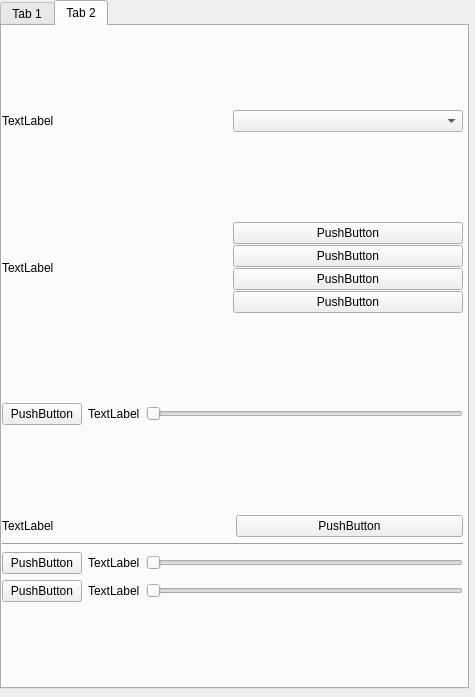
<?xml version="1.0" encoding="UTF-8"?>
<ui version="4.0">
 <class>MainWindow</class>
 <widget class="QMainWindow" name="MainWindow">
  <property name="geometry">
   <rect>
    <x>0</x>
    <y>0</y>
    <width>475</width>
    <height>697</height>
   </rect>
  </property>
  <property name="windowTitle">
   <string>MainWindow</string>
  </property>
  <widget class="QWidget" name="centralwidget">
   <property name="sizePolicy">
    <sizepolicy hsizetype="Expanding" vsizetype="Expanding">
     <horstretch>0</horstretch>
     <verstretch>0</verstretch>
    </sizepolicy>
   </property>
   <widget class="QTabWidget" name="tabWidget">
    <property name="geometry">
     <rect>
      <x>0</x>
      <y>0</y>
      <width>469</width>
      <height>689</height>
     </rect>
    </property>
    <property name="currentIndex">
     <number>1</number>
    </property>
    <widget class="QWidget" name="tab">
     <attribute name="title">
      <string>Tab 1</string>
     </attribute>
    </widget>
    <widget class="QWidget" name="tab_2">
     <attribute name="title">
      <string>Tab 2</string>
     </attribute>
     <widget class="QWidget" name="verticalLayoutWidget_2">
      <property name="geometry">
       <rect>
        <x>0</x>
        <y>0</y>
        <width>461</width>
        <height>661</height>
       </rect>
      </property>
      <layout class="QVBoxLayout" name="verticalLayout_5" stretch="1,2,1,2">
       <item>
        <layout class="QHBoxLayout" name="horizontalLayout_4">
         <property name="spacing">
          <number>1</number>
         </property>
         <item>
          <widget class="QLabel" name="label_4">
           <property name="text">
            <string>TextLabel</string>
           </property>
          </widget>
         </item>
         <item>
          <widget class="QComboBox" name="comboBox_2"/>
         </item>
        </layout>
       </item>
       <item>
        <layout class="QHBoxLayout" name="horizontalLayout_5">
         <property name="spacing">
          <number>1</number>
         </property>
         <item>
          <widget class="QLabel" name="label_5">
           <property name="text">
            <string>TextLabel</string>
           </property>
          </widget>
         </item>
         <item>
          <layout class="QVBoxLayout" name="verticalLayout_6">
           <item>
            <widget class="QPushButton" name="pushButton_6">
             <property name="text">
              <string>PushButton</string>
             </property>
            </widget>
           </item>
           <item>
            <widget class="QPushButton" name="pushButton_7">
             <property name="text">
              <string>PushButton</string>
             </property>
            </widget>
           </item>
           <item>
            <widget class="QPushButton" name="pushButton_8">
             <property name="text">
              <string>PushButton</string>
             </property>
            </widget>
           </item>
           <item>
            <widget class="QPushButton" name="pushButton_9">
             <property name="text">
              <string>PushButton</string>
             </property>
            </widget>
           </item>
          </layout>
         </item>
        </layout>
       </item>
       <item>
        <layout class="QHBoxLayout" name="horizontalLayout_6">
         <item>
          <widget class="QPushButton" name="pushButton_10">
           <property name="text">
            <string>PushButton</string>
           </property>
          </widget>
         </item>
         <item>
          <widget class="QLabel" name="label_6">
           <property name="text">
            <string>TextLabel</string>
           </property>
          </widget>
         </item>
         <item>
          <widget class="QSlider" name="horizontalSlider_2">
           <property name="acceptDrops">
            <bool>false</bool>
           </property>
           <property name="orientation">
            <enum>Qt::Horizontal</enum>
           </property>
           <property name="invertedAppearance">
            <bool>false</bool>
           </property>
           <property name="invertedControls">
            <bool>false</bool>
           </property>
           <property name="tickPosition">
            <enum>QSlider::NoTicks</enum>
           </property>
          </widget>
         </item>
        </layout>
       </item>
       <item>
        <layout class="QVBoxLayout" name="verticalLayout_7">
         <item>
          <layout class="QHBoxLayout" name="horizontalLayout_7">
           <item>
            <widget class="QLabel" name="label_7">
             <property name="text">
              <string>TextLabel</string>
             </property>
            </widget>
           </item>
           <item>
            <widget class="QPushButton" name="pushButton_11">
             <property name="text">
              <string>PushButton</string>
             </property>
            </widget>
           </item>
          </layout>
         </item>
         <item>
          <widget class="Line" name="line">
           <property name="orientation">
            <enum>Qt::Horizontal</enum>
           </property>
          </widget>
         </item>
         <item>
          <layout class="QHBoxLayout" name="horizontalLayout_8">
           <item>
            <widget class="QPushButton" name="pushButton_12">
             <property name="text">
              <string>PushButton</string>
             </property>
            </widget>
           </item>
           <item>
            <widget class="QLabel" name="label_8">
             <property name="text">
              <string>TextLabel</string>
             </property>
            </widget>
           </item>
           <item>
            <widget class="QSlider" name="horizontalSlider_3">
             <property name="orientation">
              <enum>Qt::Horizontal</enum>
             </property>
            </widget>
           </item>
          </layout>
         </item>
         <item>
          <layout class="QHBoxLayout" name="horizontalLayout_9">
           <item>
            <widget class="QPushButton" name="pushButton_13">
             <property name="text">
              <string>PushButton</string>
             </property>
            </widget>
           </item>
           <item>
            <widget class="QLabel" name="label_9">
             <property name="text">
              <string>TextLabel</string>
             </property>
            </widget>
           </item>
           <item>
            <widget class="QSlider" name="horizontalSlider_4">
             <property name="orientation">
              <enum>Qt::Horizontal</enum>
             </property>
            </widget>
           </item>
          </layout>
         </item>
        </layout>
       </item>
      </layout>
     </widget>
    </widget>
   </widget>
  </widget>
 </widget>
 <resources/>
 <connections/>
</ui>
